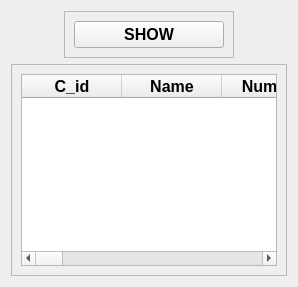
                      <widget class="QWidget" name="page_2">
                       <layout class="QVBoxLayout" name="verticalLayout_3">
                        <item alignment="Qt::AlignHCenter|Qt::AlignTop">
                         <widget class="QFrame" name="frame_29">
                          <property name="frameShape">
                           <enum>QFrame::StyledPanel</enum>
                          </property>
                          <property name="frameShadow">
                           <enum>QFrame::Raised</enum>
                          </property>
                          <layout class="QGridLayout" name="gridLayout_2">
                           <item row="0" column="0">
                            <widget class="QPushButton" name="r_show">
                             <property name="minimumSize">
                              <size>
                               <width>150</width>
                               <height>0</height>
                              </size>
                             </property>
                             <property name="maximumSize">
                              <size>
                               <width>150</width>
                               <height>16777215</height>
                              </size>
                             </property>
                             <property name="font">
                              <font>
                               <pointsize>12</pointsize>
                               <weight>75</weight>
                               <bold>true</bold>
                              </font>
                             </property>
                             <property name="text">
                              <string>SHOW</string>
                             </property>
                            </widget>
                           </item>
                          </layout>
                         </widget>
                        </item>
                        <item>
                         <widget class="QFrame" name="frame_28">
                          <property name="sizePolicy">
                           <sizepolicy hsizetype="Preferred" vsizetype="Expanding">
                            <horstretch>0</horstretch>
                            <verstretch>0</verstretch>
                           </sizepolicy>
                          </property>
                          <property name="frameShape">
                           <enum>QFrame::StyledPanel</enum>
                          </property>
                          <property name="frameShadow">
                           <enum>QFrame::Raised</enum>
                          </property>
                          <layout class="QHBoxLayout" name="horizontalLayout_25">
                           <item>
                            <widget class="QTableWidget" name="tableWidget_7">
                             <column>
                              <property name="text">
                               <string>C_id</string>
                              </property>
                              <property name="font">
                               <font>
                                <pointsize>12</pointsize>
                                <weight>75</weight>
                                <bold>true</bold>
                               </font>
                              </property>
                             </column>
                             <column>
                              <property name="text">
                               <string>Name</string>
                              </property>
                              <property name="font">
                               <font>
                                <pointsize>12</pointsize>
                                <weight>75</weight>
                                <bold>true</bold>
                               </font>
                              </property>
                             </column>
                             <column>
                              <property name="text">
                               <string>Number</string>
                              </property>
                              <property name="font">
                               <font>
                                <pointsize>12</pointsize>
                                <weight>75</weight>
                                <bold>true</bold>
                               </font>
                              </property>
                             </column>
                             <column>
                              <property name="text">
                               <string>Email</string>
                              </property>
                              <property name="font">
                               <font>
                                <pointsize>12</pointsize>
                                <weight>75</weight>
                                <bold>true</bold>
                               </font>
                              </property>
                             </column>
                             <column>
                              <property name="text">
                               <string>Relationship</string>
                              </property>
                              <property name="font">
                               <font>
                                <pointsize>12</pointsize>
                                <weight>75</weight>
                                <bold>true</bold>
                               </font>
                              </property>
                             </column>
                             <column>
                              <property name="text">
                               <string>Type</string>
                              </property>
                              <property name="font">
                               <font>
                                <pointsize>12</pointsize>
                                <weight>75</weight>
                                <bold>true</bold>
                               </font>
                              </property>
                             </column>
                             <column>
                              <property name="text">
                               <string>Date_of_Birth</string>
                              </property>
                              <property name="font">
                               <font>
                                <pointsize>12</pointsize>
                                <weight>75</weight>
                                <bold>true</bold>
                               </font>
                              </property>
                             </column>
                             <column>
                              <property name="text">
                               <string>Hno</string>
                              </property>
                              <property name="font">
                               <font>
                                <pointsize>12</pointsize>
                                <weight>75</weight>
                                <bold>true</bold>
                               </font>
                              </property>
                             </column>
                             <column>
                              <property name="text">
                               <string>Hname</string>
                              </property>
                              <property name="font">
                               <font>
                                <pointsize>12</pointsize>
                                <weight>75</weight>
                                <bold>true</bold>
                               </font>
                              </property>
                             </column>
                             <column>
                              <property name="text">
                               <string>Area</string>
                              </property>
                              <property name="font">
                               <font>
                                <pointsize>12</pointsize>
                                <weight>75</weight>
                                <bold>true</bold>
                               </font>
                              </property>
                             </column>
                             <column>
                              <property name="text">
                               <string>City</string>
                              </property>
                              <property name="font">
                               <font>
                                <pointsize>12</pointsize>
                                <weight>75</weight>
                                <bold>true</bold>
                               </font>
                              </property>
                             </column>
                             <column>
                              <property name="text">
                               <string>State</string>
                              </property>
                              <property name="font">
                               <font>
                                <pointsize>12</pointsize>
                                <weight>75</weight>
                                <bold>true</bold>
                               </font>
                              </property>
                             </column>
                             <column>
                              <property name="text">
                               <string>PinCode</string>
                              </property>
                              <property name="font">
                               <font>
                                <pointsize>12</pointsize>
                                <weight>75</weight>
                                <bold>true</bold>
                               </font>
                              </property>
                             </column>
                             <column>
                              <property name="text">
                               <string>Zone</string>
                              </property>
                              <property name="font">
                               <font>
                                <pointsize>12</pointsize>
                                <weight>75</weight>
                                <bold>true</bold>
                               </font>
                              </property>
                             </column>
                             <column>
                              <property name="text">
                               <string>Company</string>
                              </property>
                              <property name="font">
                               <font>
                                <pointsize>12</pointsize>
                                <weight>75</weight>
                                <bold>true</bold>
                               </font>
                              </property>
                             </column>
                             <column>
                              <property name="text">
                               <string>Location</string>
                              </property>
                              <property name="font">
                               <font>
                                <pointsize>12</pointsize>
                                <weight>75</weight>
                                <bold>true</bold>
                               </font>
                              </property>
                             </column>
                             <column>
                              <property name="text">
                               <string>Phone_Type</string>
                              </property>
                              <property name="font">
                               <font>
                                <pointsize>12</pointsize>
                                <weight>75</weight>
                                <bold>true</bold>
                               </font>
                              </property>
                             </column>
                            </widget>
                           </item>
                          </layout>
                         </widget>
                        </item>
                       </layout>
                      </widget>
